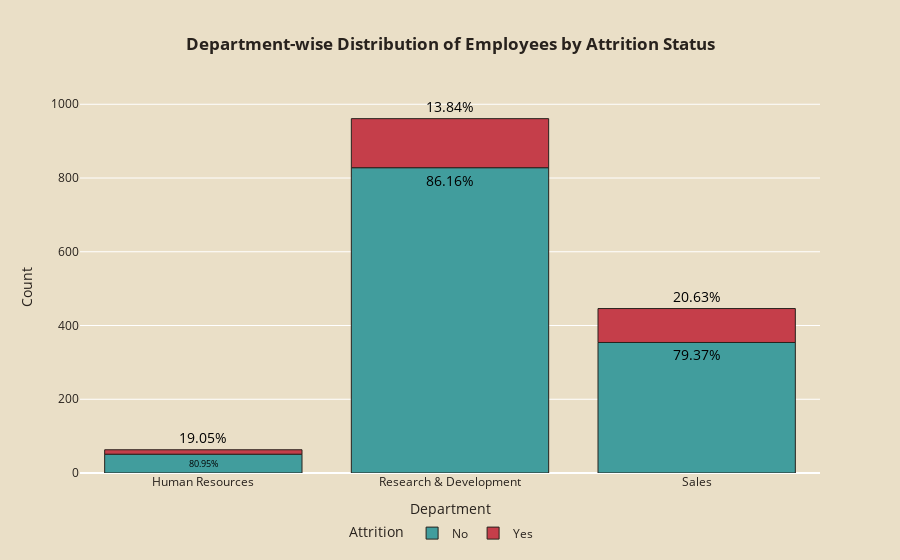

Notebook cell for this chart:
### Markdown cell above
### Analysis of Attrition Rates Across Departments

### Code cell
# Group data by Department and Attrition, count occurrences, and reset index
dept_att = hr.groupby(['Department', 'Attrition']).size().reset_index(name='Counts')

# Calculate total counts per department
dept_total_counts = dept_att.groupby('Department')['Counts'].transform('sum')

# Calculate percentage within each department
dept_att['Percentage'] = (dept_att['Counts'] / dept_total_counts) * 100

# Create a bar plot
fig = px.bar(dept_att, x='Department', y='Counts', color='Attrition',
             title='<b>Department-wise Distribution of Employees by Attrition Status</b>',
             text='Percentage', # Use 'Percentage' column as text
             labels={'Counts': 'Count', 'Percentage': 'Percentage'}, height = 500, 
            color_discrete_map={'Yes': '#C53E4A', 'No': '#419D9D'})  # Specify custom colors

# Add percentage labels to the bars
fig.update_traces(texttemplate='%{text:.2f}%', 
                  textposition='outside',
                  textfont_size=14, 
                  textfont_color='black',
                  marker=dict(line=dict(color='#28221D', width=1)))

fig.update_layout(title_x=0.5, 
                  legend=dict(orientation='h', yanchor='bottom', y=-0.2, xanchor='center', x=0.49),
                  font_color='#28221D',
                  paper_bgcolor='#EADFC7', 
                  plot_bgcolor='#EADFC7')

fig.show()

### Figure 1 — Plotly figure (JSON) as saved in the notebook; plotly's stock layout.template omitted (floating-point values rounded to 4 significant figures)
{"data": [{"alignmentgroup": "True", "hovertemplate": "Attrition=No<br>Department=%{x}<br>Count=%{y}<br>Percentage=%{text}<extra></extra>", "legendgroup": "No", "marker": {"color": "#419D9D", "pattern": {"shape": ""}, "line": {"color": "#28221D", "width": 1}}, "name": "No", "offsetgroup": "No", "orientation": "v", "showlegend": true, "text": [80.95, 86.16, 79.37], "textposition": "outside", "x": ["Human Resources", "Research & Development", "Sales"], "xaxis": "x", "y": [51, 828, 354], "yaxis": "y", "type": "bar", "textfont": {"color": "black", "size": 14}, "texttemplate": "%{text:.2f}%"}, {"alignmentgroup": "True", "hovertemplate": "Attrition=Yes<br>Department=%{x}<br>Count=%{y}<br>Percentage=%{text}<extra></extra>", "legendgroup": "Yes", "marker": {"color": "#C53E4A", "pattern": {"shape": ""}, "line": {"color": "#28221D", "width": 1}}, "name": "Yes", "offsetgroup": "Yes", "orientation": "v", "showlegend": true, "text": [19.05, 13.84, 20.63], "textposition": "outside", "x": ["Human Resources", "Research & Development", "Sales"], "xaxis": "x", "y": [12, 133, 92], "yaxis": "y", "type": "bar", "textfont": {"color": "black", "size": 14}, "texttemplate": "%{text:.2f}%"}], "layout": {"xaxis": {"anchor": "y", "domain": [0, 1], "title": {"text": "Department"}, "type": "category", "range": [-0.5, 2.5], "autorange": true}, "yaxis": {"anchor": "x", "domain": [0, 1], "title": {"text": "Count"}, "type": "linear", "range": [0, 1012.0], "autorange": true}, "legend": {"title": {"text": "Attrition"}, "tracegroupgap": 0, "orientation": "h", "yanchor": "bottom", "y": -0.2, "xanchor": "center", "x": 0.49}, "title": {"text": "<b>Department-wise Distribution of Employees by Attrition Status</b>", "x": 0.5}, "barmode": "relative", "font": {"color": "#28221D"}, "paper_bgcolor": "#EADFC7", "plot_bgcolor": "#EADFC7", "autosize": true}}
